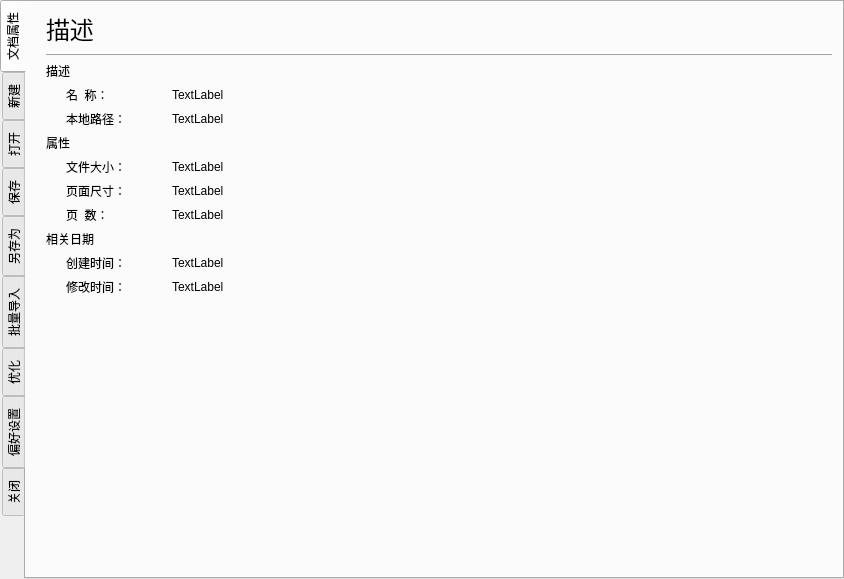
<?xml version="1.0" encoding="UTF-8"?>
<ui version="4.0">
 <class>FormFile</class>
 <widget class="QWidget" name="FormFile">
  <property name="geometry">
   <rect>
    <x>0</x>
    <y>0</y>
    <width>844</width>
    <height>579</height>
   </rect>
  </property>
  <property name="windowTitle">
   <string>Form</string>
  </property>
  <layout class="QVBoxLayout" name="verticalLayout">
   <property name="spacing">
    <number>0</number>
   </property>
   <property name="leftMargin">
    <number>0</number>
   </property>
   <property name="topMargin">
    <number>0</number>
   </property>
   <property name="rightMargin">
    <number>0</number>
   </property>
   <property name="bottomMargin">
    <number>0</number>
   </property>
   <item>
    <widget class="QTabWidget" name="tabWidget">
     <property name="tabPosition">
      <enum>QTabWidget::West</enum>
     </property>
     <property name="currentIndex">
      <number>0</number>
     </property>
     <widget class="QWidget" name="tabFileAttr">
      <attribute name="title">
       <string>文档属性</string>
      </attribute>
      <layout class="QVBoxLayout" name="verticalLayout_5">
       <property name="leftMargin">
        <number>20</number>
       </property>
       <item>
        <widget class="QLabel" name="label">
         <property name="font">
          <font>
           <family>微软雅黑</family>
           <pointsize>18</pointsize>
           <weight>2</weight>
           <italic>false</italic>
           <bold>false</bold>
          </font>
         </property>
         <property name="styleSheet">
          <string notr="true">font: 20 18pt &quot;微软雅黑&quot;;</string>
         </property>
         <property name="text">
          <string>描述</string>
         </property>
         <property name="alignment">
          <set>Qt::AlignLeading|Qt::AlignLeft|Qt::AlignVCenter</set>
         </property>
        </widget>
       </item>
       <item>
        <widget class="QFrame" name="frame">
         <property name="frameShape">
          <enum>QFrame::HLine</enum>
         </property>
         <property name="frameShadow">
          <enum>QFrame::Raised</enum>
         </property>
        </widget>
       </item>
       <item>
        <layout class="QVBoxLayout" name="verticalLayout_2">
         <item>
          <widget class="QLabel" name="label_2">
           <property name="text">
            <string>描述</string>
           </property>
          </widget>
         </item>
         <item>
          <layout class="QHBoxLayout" name="horizontalLayout">
           <property name="leftMargin">
            <number>20</number>
           </property>
           <item>
            <widget class="QLabel" name="label_3">
             <property name="sizePolicy">
              <sizepolicy hsizetype="Fixed" vsizetype="Fixed">
               <horstretch>0</horstretch>
               <verstretch>0</verstretch>
              </sizepolicy>
             </property>
             <property name="minimumSize">
              <size>
               <width>100</width>
               <height>0</height>
              </size>
             </property>
             <property name="text">
              <string>名  称：</string>
             </property>
            </widget>
           </item>
           <item>
            <widget class="QLabel" name="label_12">
             <property name="text">
              <string>TextLabel</string>
             </property>
            </widget>
           </item>
          </layout>
         </item>
         <item>
          <layout class="QHBoxLayout" name="horizontalLayout_2">
           <property name="leftMargin">
            <number>20</number>
           </property>
           <item>
            <widget class="QLabel" name="label_4">
             <property name="sizePolicy">
              <sizepolicy hsizetype="Fixed" vsizetype="Preferred">
               <horstretch>0</horstretch>
               <verstretch>0</verstretch>
              </sizepolicy>
             </property>
             <property name="minimumSize">
              <size>
               <width>100</width>
               <height>0</height>
              </size>
             </property>
             <property name="text">
              <string>本地路径：</string>
             </property>
            </widget>
           </item>
           <item>
            <widget class="QLabel" name="label_13">
             <property name="sizePolicy">
              <sizepolicy hsizetype="Preferred" vsizetype="Fixed">
               <horstretch>0</horstretch>
               <verstretch>0</verstretch>
              </sizepolicy>
             </property>
             <property name="text">
              <string>TextLabel</string>
             </property>
            </widget>
           </item>
          </layout>
         </item>
        </layout>
       </item>
       <item>
        <layout class="QVBoxLayout" name="verticalLayout_3">
         <item>
          <widget class="QLabel" name="label_5">
           <property name="text">
            <string>属性</string>
           </property>
          </widget>
         </item>
         <item>
          <layout class="QHBoxLayout" name="horizontalLayout_3">
           <property name="leftMargin">
            <number>20</number>
           </property>
           <item>
            <widget class="QLabel" name="label_6">
             <property name="sizePolicy">
              <sizepolicy hsizetype="Fixed" vsizetype="Preferred">
               <horstretch>0</horstretch>
               <verstretch>0</verstretch>
              </sizepolicy>
             </property>
             <property name="minimumSize">
              <size>
               <width>100</width>
               <height>0</height>
              </size>
             </property>
             <property name="text">
              <string>文件大小：</string>
             </property>
            </widget>
           </item>
           <item>
            <widget class="QLabel" name="label_14">
             <property name="sizePolicy">
              <sizepolicy hsizetype="Preferred" vsizetype="Fixed">
               <horstretch>0</horstretch>
               <verstretch>0</verstretch>
              </sizepolicy>
             </property>
             <property name="text">
              <string>TextLabel</string>
             </property>
            </widget>
           </item>
          </layout>
         </item>
         <item>
          <layout class="QHBoxLayout" name="horizontalLayout_4">
           <property name="leftMargin">
            <number>20</number>
           </property>
           <item>
            <widget class="QLabel" name="label_7">
             <property name="sizePolicy">
              <sizepolicy hsizetype="Fixed" vsizetype="Preferred">
               <horstretch>0</horstretch>
               <verstretch>0</verstretch>
              </sizepolicy>
             </property>
             <property name="minimumSize">
              <size>
               <width>100</width>
               <height>0</height>
              </size>
             </property>
             <property name="text">
              <string>页面尺寸：</string>
             </property>
            </widget>
           </item>
           <item>
            <widget class="QLabel" name="label_15">
             <property name="sizePolicy">
              <sizepolicy hsizetype="Preferred" vsizetype="Fixed">
               <horstretch>0</horstretch>
               <verstretch>0</verstretch>
              </sizepolicy>
             </property>
             <property name="text">
              <string>TextLabel</string>
             </property>
            </widget>
           </item>
          </layout>
         </item>
         <item>
          <layout class="QHBoxLayout" name="horizontalLayout_5">
           <property name="leftMargin">
            <number>20</number>
           </property>
           <item>
            <widget class="QLabel" name="label_8">
             <property name="sizePolicy">
              <sizepolicy hsizetype="Fixed" vsizetype="Preferred">
               <horstretch>0</horstretch>
               <verstretch>0</verstretch>
              </sizepolicy>
             </property>
             <property name="minimumSize">
              <size>
               <width>100</width>
               <height>0</height>
              </size>
             </property>
             <property name="text">
              <string>页  数：</string>
             </property>
            </widget>
           </item>
           <item>
            <widget class="QLabel" name="label_16">
             <property name="sizePolicy">
              <sizepolicy hsizetype="Preferred" vsizetype="Fixed">
               <horstretch>0</horstretch>
               <verstretch>0</verstretch>
              </sizepolicy>
             </property>
             <property name="text">
              <string>TextLabel</string>
             </property>
            </widget>
           </item>
          </layout>
         </item>
        </layout>
       </item>
       <item>
        <layout class="QVBoxLayout" name="verticalLayout_4">
         <item>
          <widget class="QLabel" name="label_9">
           <property name="text">
            <string>相关日期</string>
           </property>
          </widget>
         </item>
         <item>
          <layout class="QHBoxLayout" name="horizontalLayout_6">
           <property name="leftMargin">
            <number>20</number>
           </property>
           <item>
            <widget class="QLabel" name="label_10">
             <property name="sizePolicy">
              <sizepolicy hsizetype="Fixed" vsizetype="Preferred">
               <horstretch>0</horstretch>
               <verstretch>0</verstretch>
              </sizepolicy>
             </property>
             <property name="minimumSize">
              <size>
               <width>100</width>
               <height>0</height>
              </size>
             </property>
             <property name="text">
              <string>创建时间：</string>
             </property>
            </widget>
           </item>
           <item>
            <widget class="QLabel" name="label_17">
             <property name="sizePolicy">
              <sizepolicy hsizetype="Preferred" vsizetype="Fixed">
               <horstretch>0</horstretch>
               <verstretch>0</verstretch>
              </sizepolicy>
             </property>
             <property name="text">
              <string>TextLabel</string>
             </property>
            </widget>
           </item>
          </layout>
         </item>
         <item>
          <layout class="QHBoxLayout" name="horizontalLayout_7">
           <property name="leftMargin">
            <number>20</number>
           </property>
           <item>
            <widget class="QLabel" name="label_11">
             <property name="sizePolicy">
              <sizepolicy hsizetype="Fixed" vsizetype="Preferred">
               <horstretch>0</horstretch>
               <verstretch>0</verstretch>
              </sizepolicy>
             </property>
             <property name="minimumSize">
              <size>
               <width>100</width>
               <height>0</height>
              </size>
             </property>
             <property name="text">
              <string>修改时间：</string>
             </property>
            </widget>
           </item>
           <item>
            <widget class="QLabel" name="label_18">
             <property name="sizePolicy">
              <sizepolicy hsizetype="Preferred" vsizetype="Fixed">
               <horstretch>0</horstretch>
               <verstretch>0</verstretch>
              </sizepolicy>
             </property>
             <property name="text">
              <string>TextLabel</string>
             </property>
            </widget>
           </item>
          </layout>
         </item>
        </layout>
       </item>
       <item>
        <spacer name="verticalSpacer">
         <property name="orientation">
          <enum>Qt::Vertical</enum>
         </property>
         <property name="sizeHint" stdset="0">
          <size>
           <width>17</width>
           <height>252</height>
          </size>
         </property>
        </spacer>
       </item>
      </layout>
     </widget>
     <widget class="QWidget" name="tabFileNew">
      <attribute name="title">
       <string>新建</string>
      </attribute>
     </widget>
     <widget class="QWidget" name="tabFileOpen">
      <attribute name="title">
       <string>打开</string>
      </attribute>
     </widget>
     <widget class="QWidget" name="tabFileSave">
      <attribute name="title">
       <string>保存</string>
      </attribute>
     </widget>
     <widget class="QWidget" name="tabFileAs">
      <attribute name="title">
       <string>另存为</string>
      </attribute>
     </widget>
     <widget class="QWidget" name="tabFileImport">
      <attribute name="title">
       <string>批量导入</string>
      </attribute>
     </widget>
     <widget class="QWidget" name="tabFileOpt">
      <attribute name="title">
       <string>优化</string>
      </attribute>
     </widget>
     <widget class="QWidget" name="tabFileSystemSet">
      <attribute name="title">
       <string>偏好设置</string>
      </attribute>
     </widget>
     <widget class="QWidget" name="tabFileClose">
      <attribute name="title">
       <string>关闭</string>
      </attribute>
     </widget>
    </widget>
   </item>
  </layout>
 </widget>
 <resources/>
 <connections/>
</ui>
